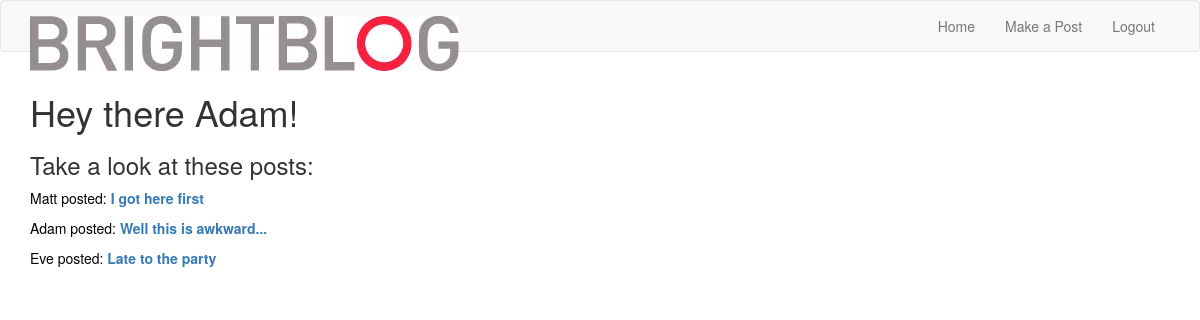
The page /index (signed in) on the database its author committed.
### app/models.py (models this page shows, shortened)
class User(UserMixin, db.Model):
    id = db.Column(db.Integer, primary_key=True)
    username = db.Column(db.String(64), index=True, unique=True)
    email = db.Column(db.String(120), index=True, unique=True)
    password_hash = db.Column(db.String(128))
    posts = db.relationship('Post', backref='author', lazy='dynamic')
    comments = db.relationship('Comment', backref='author', lazy='dynamic')

class Post(db.Model):
    id = db.Column(db.Integer, primary_key=True)
    title = db.Column(db.String(150))
    body = db.Column(db.Text())
    timestamp = db.Column(db.DateTime, index=True, default=datetime.utcnow)
    user_id = db.Column(db.Integer, db.ForeignKey('user.id'))

### app/routes.py (the view)
@app.route('/')
@app.route('/index')
def index():
    posts = Post.query.all()
    return render_template('index.html', title='Home Page', posts=posts)

### app/models.py (called while the page is built)
@login.user_loader
def load_user(id):
    return User.query.get(int(id))

### app/templates/index.html
{% extends "base.html" %}
{% block content %}
<div class="container">
    {% if current_user.is_anonymous %}
        <h1 class="welcome">Welcome to Brightblog!</h1>
    {% else %}
        <h1 class="welcome">Hey there {{ current_user.username }}!</h1>
    {% endif %}
    <h3>Take a look at these posts:</h3>
    {% for post in posts %}
    <div>
        <p>
            {{ post.author.username }} posted:
            <b><a href="{{url_for('show_post', post_id=post.id) }}">{{ post.title }}</a></b>
        </p>
    </div>
    {% endfor %}
</div>
{% endblock %}

### app/static/brightblog.css (style rules this page uses)
p { color: black; }

### rows shown on the page
User: username "Adam"
Post: author.username "Matt", title "I got here first"
Post: author.username "Adam", title "Well this is awkward..."
Post: author.username "Eve", title "Late to the party"
